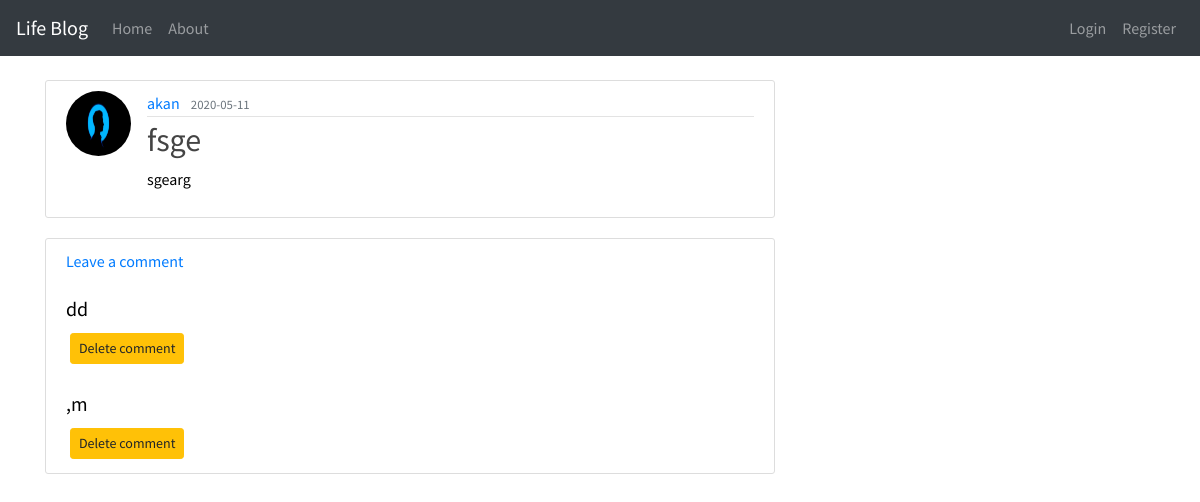
/post/6, run on an earlier commit of the app's database.
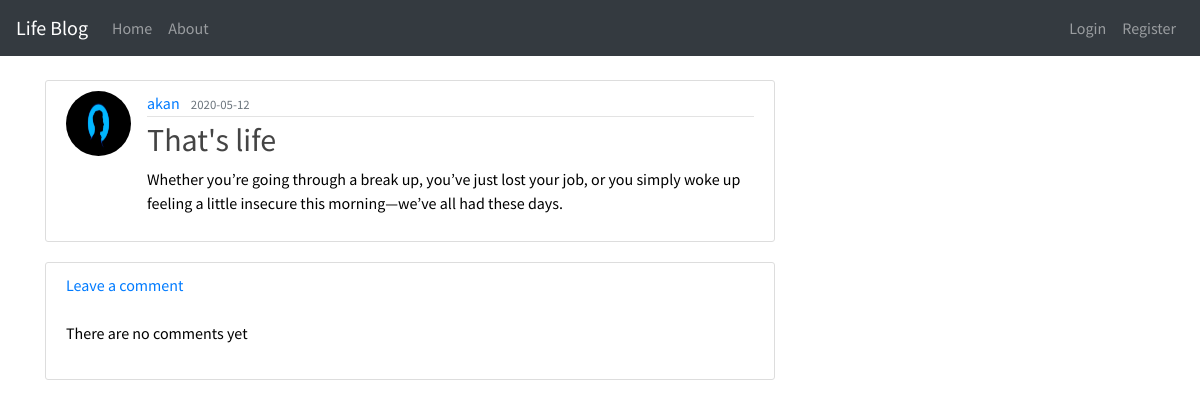
And on a later commit of the database.
### app/models.py (models this page shows, shortened)
class Post(db.Model):
    id = db.Column(db.Integer, primary_key = True)
    title = db.Column(db.String(100), nullable = False)
    date_posted = db.Column(db.DateTime, nullable = False, default = datetime.utcnow)
    content = db.Column(db.Text, nullable =False)
    user_id = db.Column(db.Integer, db.ForeignKey('user.id'), nullable = False)
    comments = db.relationship('Comment', backref='post', lazy=True)

class Comment(db.Model):
    id = db.Column(db.Integer, primary_key=True)
    comment = db.Column(db.Text, nullable=False)
    posted_date = db.Column(db.DateTime, default=datetime.utcnow, nullable=False)
    post_id = db.Column(db.Integer, db.ForeignKey('post.id'))

### app/posts/views.py (the view)
@posts.route("/post/<int:post_id>")
def post(post_id):
    post = Post.query.get_or_404(post_id)
    comments = Comment.query.filter_by(post_id = post_id).all()
    return render_template('post.html', title=post.title, post=post,comments = comments)

### app/templates/post.html (shortened to what this page needs)
{% extends 'index.html' %}
{% block content %}
<br>
<div class="panel panel-header">
    <article class="media content-section">
        <img class="rounded-circle article-img"
            src="{{ url_for('static', filename='css/images/' + post.author.image_file) }}">
        <div class="media-body">
            <div class="article-metadata">
                <a class="mr-2" href="#">{{ post.author.username }}</a>
                <small class="text-muted">{{ post.date_posted.strftime('%Y-%m-%d') }}</small>
            </div>
            <h2 class="article-title">{{ post.title }}</h2>
            <p class="article-content">{{ post.content }}</p>
        </div>
</div>
<div class="content-section">
    <a class="ratings" href="{{ url_for('posts.new_comment', post_id=post.id) }}"> Leave a comment</a>
    <div class="mt-4 mb-4">
        {% if comments %}
        {% for comment in comments %}
        <h5 class="com"> {{ comment.comment }} </h5>
        <button type="button" class="btn btn-warning btn-sm m-1">Delete
            comment</button>
    </div>
    {% endfor %}
    {% else %}
    <p>There are no comments yet</p>
    {% endif %}
</div>
{% endblock %}

What changed in the data, as far as the page shows it:
no longer on this page (row edited): Comment: comment "dd"
no longer on this page (row edited): Comment: comment ",m"
changed Post: date_posted "2020-05-11" → "2020-05-12"; title "fsge" → "That's life"; content "sgearg" → "Whether you’re going through a break up, you’ve just lost your job, or you simply woke up feeling a little insecure this morning—we’ve all had these days."
Also different on the page:
text now shown: "There are no comments yet"
